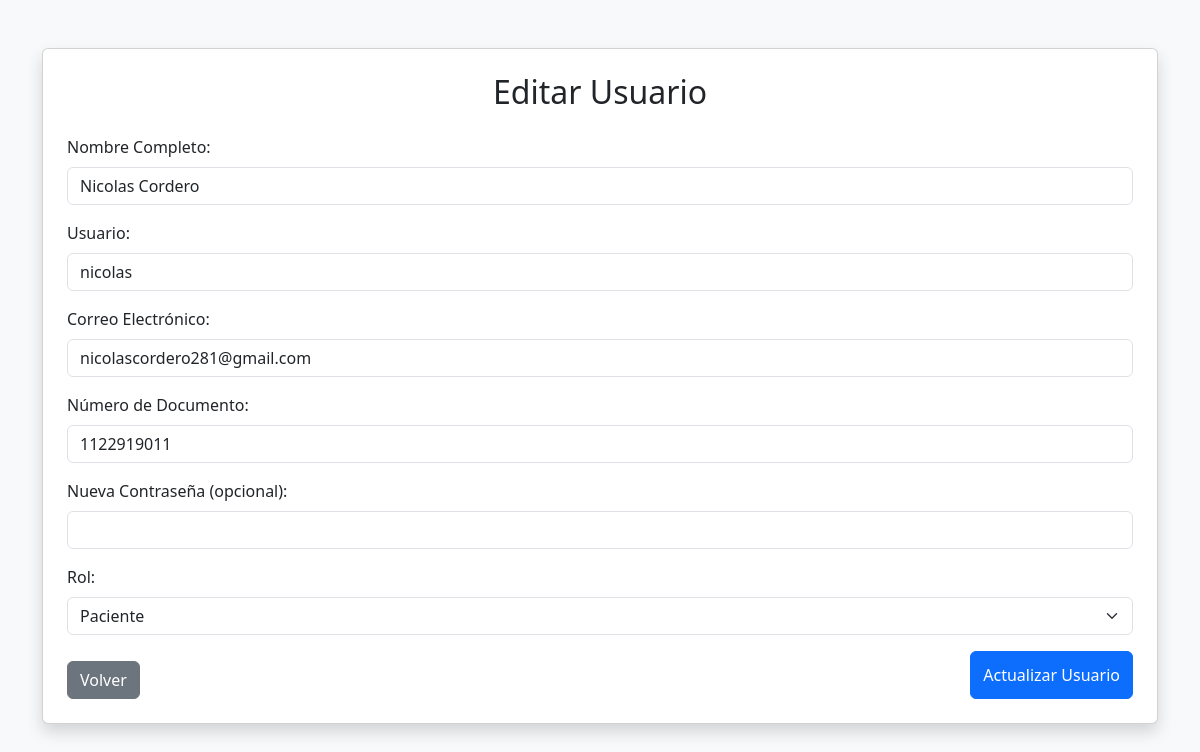
/editar-usuario/1/ (signed in), run on the app's committed database.
### login_app/models.py (models this page shows, shortened)
class CustomUser(AbstractUser):
    ROLE_CHOICES = [
        ('admin', 'Administrador'),
        ('auxiliar', 'Auxiliar Administrativo'),
        ('dentista', 'Dentista'),
        ('paciente', 'Paciente'),
    ]
    nombre_completo = models.CharField(max_length=255)
    numero_documento = models.CharField(max_length=20, unique=True)
    role = models.CharField(max_length=20, choices=ROLE_CHOICES, default='paciente')

### login_app/views.py (the view, shortened to what this page needs)
# urls.py: path('editar-usuario/<int:user_id>/', views.editar_usuario, name="editar_usuario"),
@login_required
def editar_usuario(request, user_id):
    usuario = get_object_or_404(CustomUser, id=user_id)
    error_message = None
    usuario_actualizado = False
    return render(request, "funcionalidades/editar_usuario.html", {
        "usuario": usuario,
        "usuario_actualizado": usuario_actualizado,
        "error_message": error_message
    })

### login_app/templates/funcionalidades/editar_usuario.html (shortened to what this page needs)
{% load static %}
<!DOCTYPE html>
<html lang="es">
<head>
    <link href="https://cdn.jsdelivr.net/npm/bootstrap@5.3.0/dist/css/bootstrap.min.css" rel="stylesheet">
    <link rel="stylesheet" href="{% static 'crear_usuario.css' %}?v=2">
</head>
<body>
    <div class="container mt-5">
        <div class="card p-4 shadow">
            <h2 class="text-center mb-4">Editar Usuario</h2>
            <form method="POST">
                <div class="mb-3">
                    <label class="form-label">Nombre Completo:</label>
                    <input type="text" name="nombre_completo" class="form-control" value="{{ usuario.nombre_completo }}" required>
                </div>
                <div class="mb-3">
                    <label class="form-label">Usuario:</label>
                    <input type="text" name="username" class="form-control" value="{{ usuario.username }}" required>
                </div>
                <div class="mb-3">
                    <label class="form-label">Correo Electrónico:</label>
                    <input type="email" name="email" class="form-control" value="{{ usuario.email }}" required>
                </div>
                <div class="mb-3">
                    <label class="form-label">Número de Documento:</label>
                    <input type="text" name="numero_documento" class="form-control" value="{{ usuario.numero_documento }}" required>
                </div>
                <div class="mb-3">
                    <label class="form-label">Nueva Contraseña (opcional):</label>
                    <input type="password" name="password" class="form-control">
                </div>
                <div class="mb-3">
                    <label class="form-label">Rol:</label>
                    <select name="role" class="form-select">
                        <option value="paciente" {% if usuario.role == 'paciente' %}selected{% endif %}>Paciente</option>
                    </select>
                </div>
                <div class="d-flex justify-content-between">
                    {% if request.user.role == "admin" %}
                        <a href="{% url 'admin_dashboard' %}" class="btn btn-secondary">Volver</a>
                    {% elif request.user.role == "auxiliar" %}
                        <a href="{% url 'auxiliar_dashboard' %}" class="btn btn-secondary">Volver</a>
                    {% elif request.user.role == "dentista" %}
                        <a href="{% url 'dentista_dashboard' %}" class="btn btn-secondary">Volver</a>
                    {% elif request.user.role == "paciente" %}
                        <a href="{% url 'paciente_dashboard' %}" class="btn btn-secondary">Volver</a>
                    {% endif %}
                    <button type="submit" class="btn btn-primary">Actualizar Usuario</button>
                </div>
                </div>
        </div>
</body>
</html>

### login_app/static/crear_usuario.css (style rules this page uses)
body { background-color: #f8f9fa; }
.btn-secondary { margin-top: 10px; }

### data on the page
CustomUser: nombre_completo "Nicolas Cordero", username "nicolas", email "nicolascordero281@gmail.com", numero_documento "1122919011", role "Paciente"
